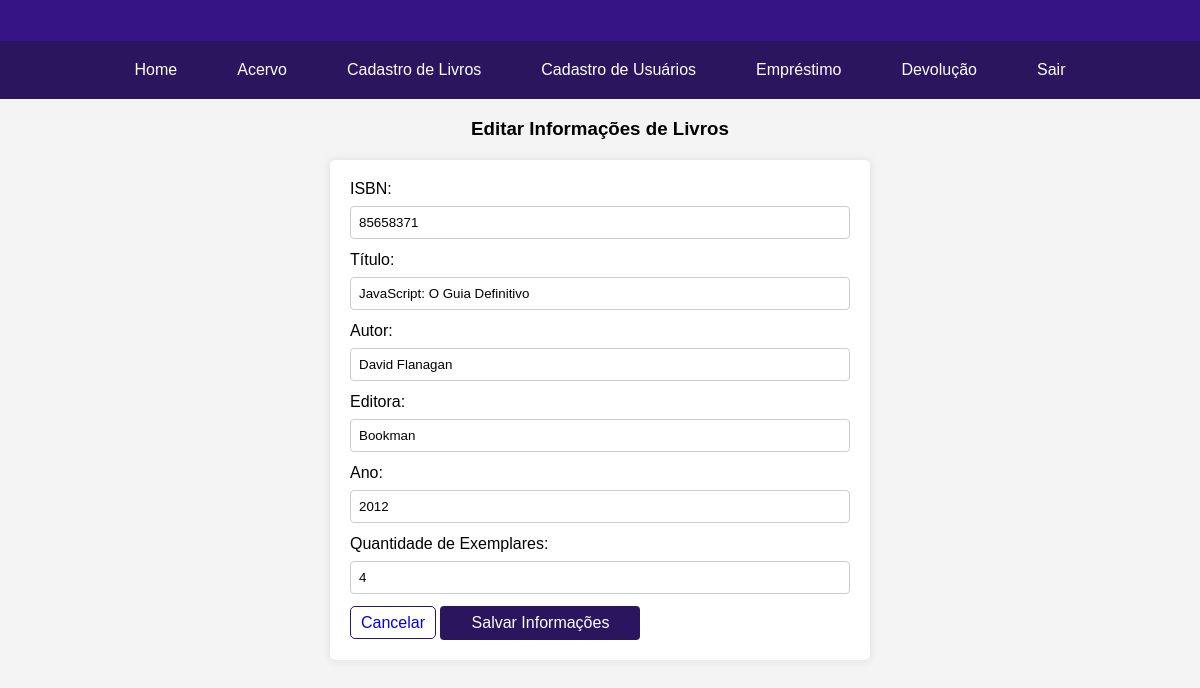
The app's page /adm/acervo/editar/3 with its own data.
### app.py (models this page shows)
class Livro(db.Model):
    id = db.Column(db.Integer, primary_key=True)
    isbn = db.Column(db.String(20), unique = True, nullable = False)
    titulo = db.Column(db.String(200), nullable=False)
    autor = db.Column(db.String(100), nullable=False)
    editora = db.Column(db.String(200), nullable=False)
    ano = db.Column(db.String(100), nullable=False)
    disponivel = db.Column(db.Boolean, default=True)
    quantidade_exemplares = db.Column(db.Integer, nullable=False)

### app.py (the view, shortened to what this page needs)
@app.route('/adm/acervo/editar/<int:livro_id>', methods=['GET', 'POST'])
def editar_livro(livro_id):
    livro = Livro.query.get(livro_id)
    return render_template('editar_livro.html', livro=livro)

### templates/editar_livro.html (shortened to what this page needs)
<!DOCTYPE html>
<html lang="pt-br">
<head>
    <link rel="stylesheet" href="/static/editar_livro.css">
</head>
<body>
    <header>
    </header>
    <nav>
        <a href="/adm">Home</a>
        <a href="/adm/acervo">Acervo</a>
        <a href="/adm/livros/cadastrar">Cadastro de Livros</a>
        <a href="/adm/usuarios/cadastrar">Cadastro de Usuários</a>
        <a href="/adm/emprestimo">Empréstimo</a>
        <a href="/adm/devolucao">Devolução</a>
        <a href="/">Sair</a>
    </nav>
    <h3>Editar Informações de Livros</h3>
    <div>
        <form method="post" action="/adm/acervo/editar/{{ livro.id }}">
            <label for="isbn">ISBN:</label>
            <input type="text" name="isbn" value="{{ livro.isbn }}" required>
            <label for="titulo">Título:</label>
            <input type="text" name="titulo" value="{{ livro.titulo }}" required>
            <label for="autor">Autor:</label>
            <input type="text" name="autor" value="{{ livro.autor }}" required>
            <label for="editora">Editora:</label>
            <input type="text" name="editora" value="{{ livro.editora }}" required>
            <label for="ano">Ano:</label>
            <input type="text" name="ano" value="{{ livro.ano }}" required>
            <label for="quantidade_exemplares">Quantidade de Exemplares:</label>
            <input type="text" name="quantidade_exemplares" value="{{ livro.quantidade_exemplares }}" required>
            <a href="/adm" class="cancelar">Cancelar</a>
            <button type="submit">Salvar Informações</button>
        </form>
    </div>
</body>
</html>

### static/editar_livro.css (style rules this page uses)
body { font-family: 'Arial', sans-serif; background-color: #f4f4f4; margin: 0; padding: 0; }
header { background-color: #361486; color: #fff; padding: 10px 0; text-align: center; }
nav { display: flex; justify-content: center; background-color: #2b155e; padding: 10px 0; }
nav a { color: #fff; text-decoration: none; padding: 10px 20px; margin: 0 10px; border-radius: 4px; }
h3 { text-align: center; }
div { max-width: 500px; margin: 20px auto; padding: 20px; background-color: #ffffff; border-radius: 5px; box-shadow: 0 0 10px rgba(0, 0, 0, 0.1); }
label { display: block; margin-bottom: 8px; }
input { width: 100%; padding: 8px; margin-bottom: 12px; box-sizing: border-box; border: 1px solid #ccc; border-radius: 4px; }
button { font-size: 16px; background-color: #2b155e; margin-left: auto; width: 200px; color: #ffffff; padding: 8px 10px; border: none; border-radius: 4px; cursor: pointer; }
.cancelar { text-decoration: none; margin-right: auto; width: 100px; background-color:#ffffff; border-color: #2b155e; border-radius: 5px; border-style: solid; border-width: 1px; padding: 7px 10px; }

### records on screen
Livro: isbn "85658371", titulo "JavaScript: O Guia Definitivo", autor "David Flanagan", editora "Bookman", ano "2012", quantidade_exemplares "4"
